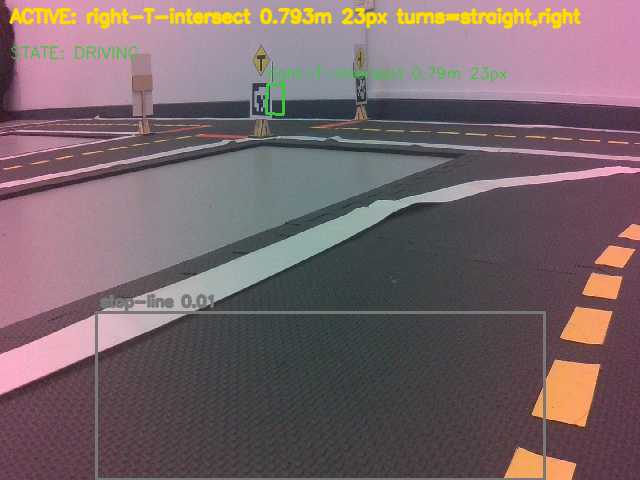
#> input picture frame.jpg, 640 x 480 px
$ python -i stop_line.py   (imports and definitions only)
#> lines starting #> are read from the running program, lines starting #| are printed output that depends on the picture; after the words box and inside, x2 and y2 are one past the last pixel; in counts of white or black regions, pixels touching at a corner belong together
"""Red stop-line detection.

A Duckietown intersection is marked by a red line painted across the lane. Signs
(stop / yield / turn-option) are mounted *before* the intersection, so the robot
must not act the moment it reaches the sign — it should keep lane-following until
it arrives at the red line, then stop / turn there (like real traffic).

This detector answers one question for the behaviour layer: "is the red stop
line right in front of me now?" It looks for a band of red pixels in a region
near the bottom of the camera frame; as the bot rolls up to the line that band
grows, and once it covers enough of the region we report the line as reached.

Tunables live in config/traffic_signs_config.yaml under `stop_line:` (all
optional — sensible defaults here). Red wraps around the hue circle, so two
HSV ranges are unioned.
"""

import os

import cv2
import numpy as np
import yaml

_CONFIG_FILE = os.path.normpath(os.path.join(
    os.path.dirname(__file__), '..', '..', '..', 'config', 'traffic_signs_config.yaml'
))


class StopLineDetector:
    def __init__(self, config: dict = None):
        if config is None:
            try:
                with open(_CONFIG_FILE) as f:
                    config = (yaml.safe_load(f) or {}).get('stop_line', {}) or {}
            except Exception:
                config = {}

        # ROI: a band near the bottom-centre of the frame (fractions of W/H).
        self.roi_top = float(config.get('roi_top', 0.65))   # ROI spans this..1.0 of height
        self.roi_x0  = float(config.get('roi_x0', 0.15))
        self.roi_x1  = float(config.get('roi_x1', 0.85))

        # Red HSV thresholds (OpenCV H 0-179). Red sits at both ends of the hue
        # circle, so we union [0..h_lo] and [h_hi..179].
        self.h_lo  = int(config.get('h_lo', 10))
        self.h_hi  = int(config.get('h_hi', 170))
        self.s_min = int(config.get('s_min', 90))
        self.v_min = int(config.get('v_min', 70))

        # The line is "reached" once red fills at least this fraction of the ROI.
        self.min_area_ratio = float(config.get('min_area_ratio', 0.06))

        self.last_ratio = 0.0   # exposed for tuning / overlays

    def detect(self, frame_rgb: np.ndarray) -> bool:
        """Return True when the red stop line is close enough to act on."""
        h, w = frame_rgb.shape[:2]
#> h = 480; w = 640
        y0 = int(h * self.roi_top)
#> y0 = 312
        x0 = int(w * self.roi_x0)
#> x0 = 96
        x1 = int(w * self.roi_x1)
#> x1 = 544
        roi = frame_rgb[y0:h, x0:x1]
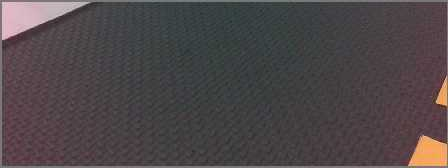
#> roi: shape (168, 448, 3); mean R, G, B 77.7, 70.6, 72.5
        if roi.size == 0:
            self.last_ratio = 0.0
            return False

        hsv = cv2.cvtColor(roi, cv2.COLOR_RGB2HSV)
#> hsv: shape (168, 448, 3); mean H, S, V 127.5, 31, 79.5
        m1 = cv2.inRange(hsv, (0, self.s_min, self.v_min), (self.h_lo, 255, 255))
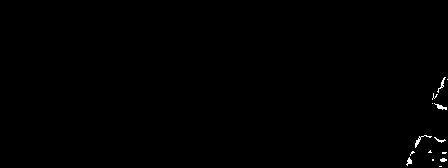
#> m1: shape (168, 448); 0.32% white in thin lines or dots, all inside (x1, y1, x2, y2) = (406, 77, 448, 167)
        m2 = cv2.inRange(hsv, (self.h_hi, self.s_min, self.v_min), (179, 255, 255))
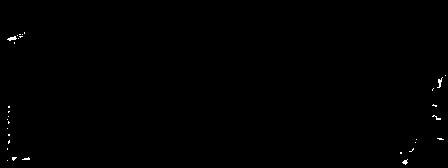
#> m2: shape (168, 448); 0.26% white in thin lines or dots, all inside (x1, y1, x2, y2) = (7, 32, 446, 165)
        mask = cv2.bitwise_or(m1, m2)
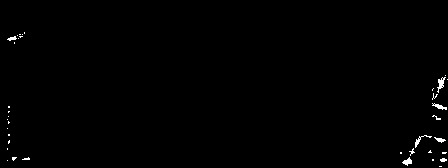
#> mask: shape (168, 448); 0.58% white in thin lines or dots, all inside (x1, y1, x2, y2) = (7, 32, 448, 167)

        self.last_ratio = float(np.count_nonzero(mask)) / float(mask.size)
#> self.last_ratio = 0.00577
        return self.last_ratio >= self.min_area_ratio

>>> import cv2
>>> picture = cv2.cvtColor(cv2.imread('../../../frame.jpg'), cv2.COLOR_BGR2RGB)
>>> result = StopLineDetector().detect(picture)
#> result = False
